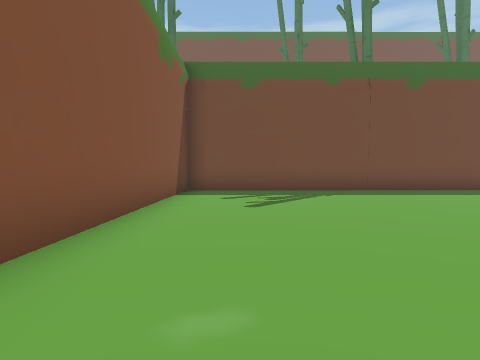
View 1 (above)

23 first-person views from a walk through a Unity game level. The camera is 1.3 m above the floor, tilts 2° down and sees 75° across. The floor is counted in squares, 2 m on a side. Each view is taken from the middle of a square. On the plan, view 1 faces up. The plan holds only what a view shows up to about 10 squares ahead; the rest is blank. The place goes on beyond the plan. The player is left out.

View 2
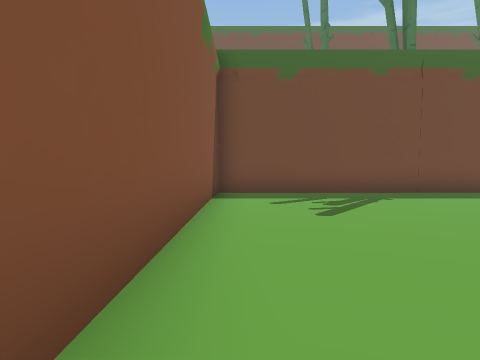

View 3
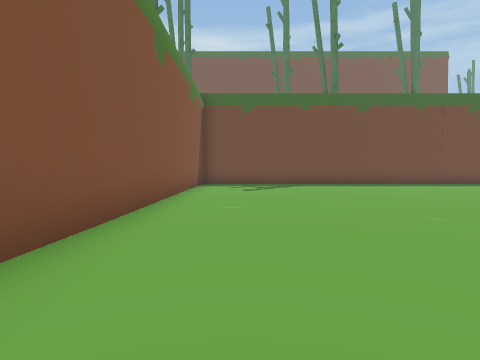

View 4
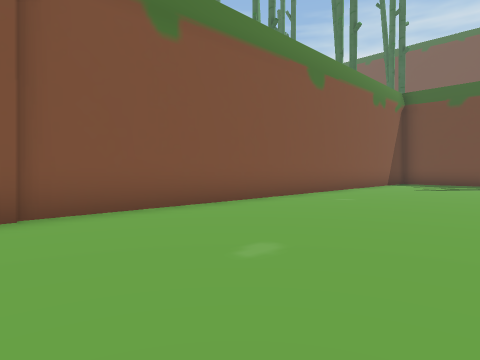

View 5
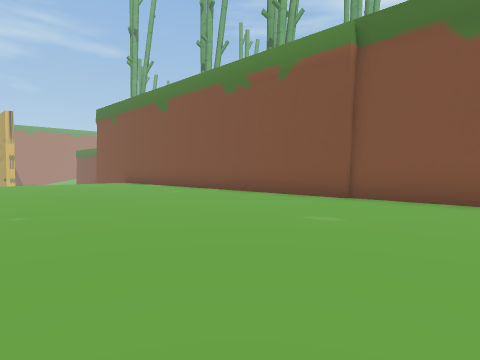

View 6
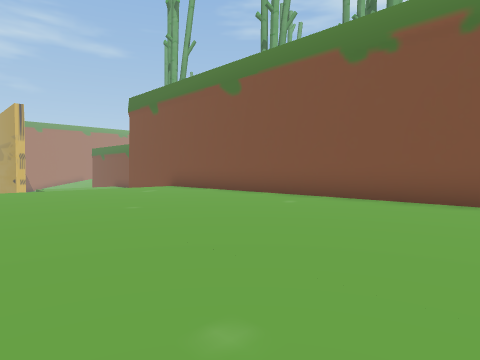

View 7
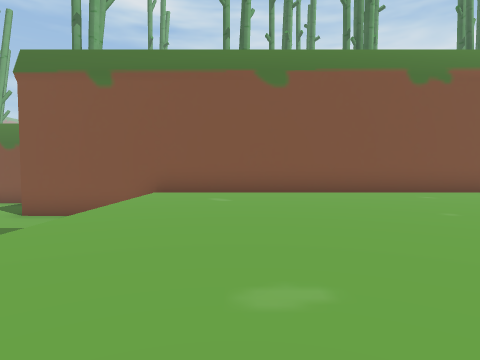

View 8
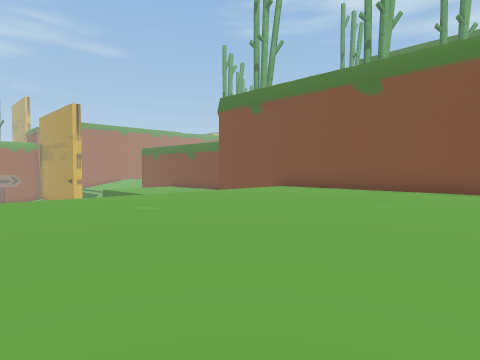

View 9
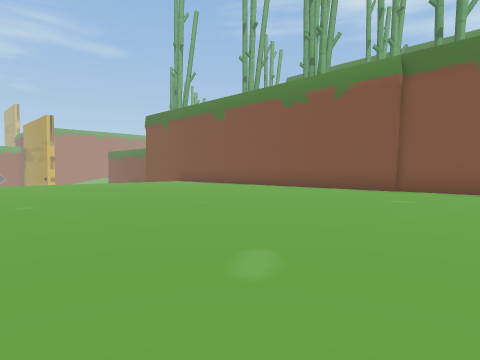

View 10
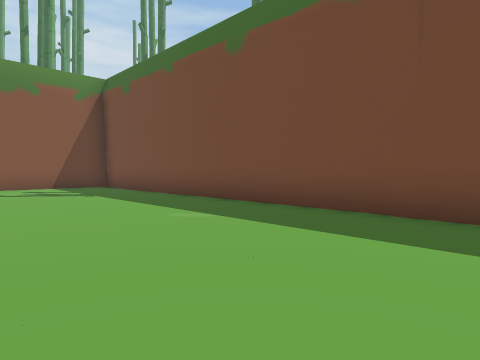

View 11
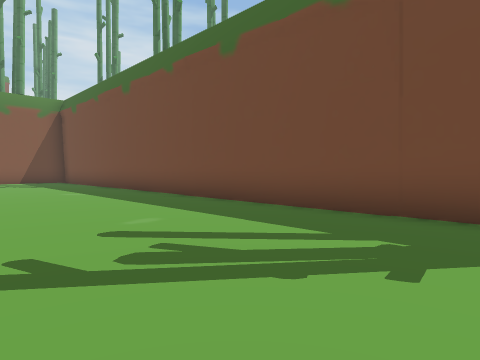

View 12
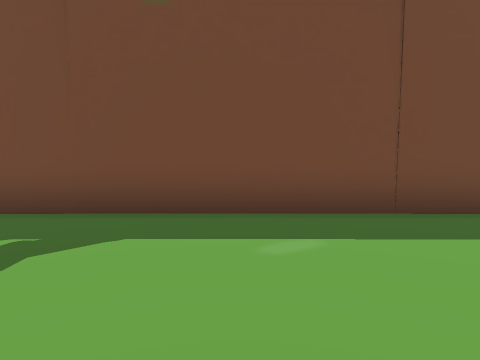

View 13
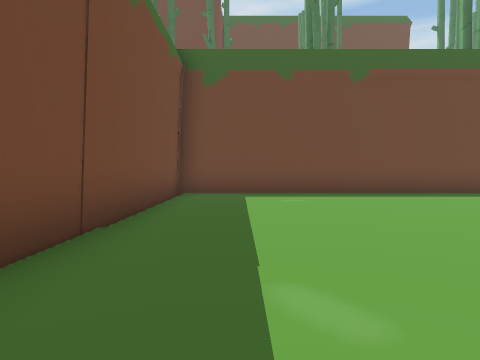

View 14
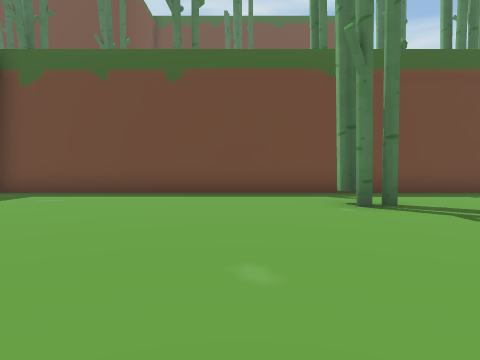

View 15
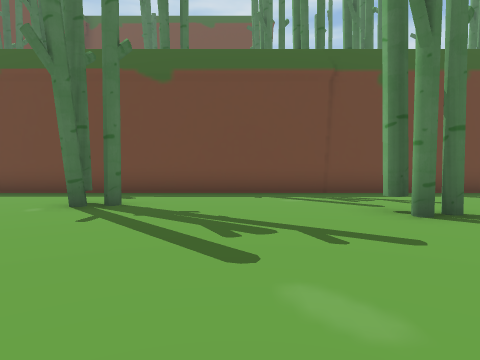

View 16
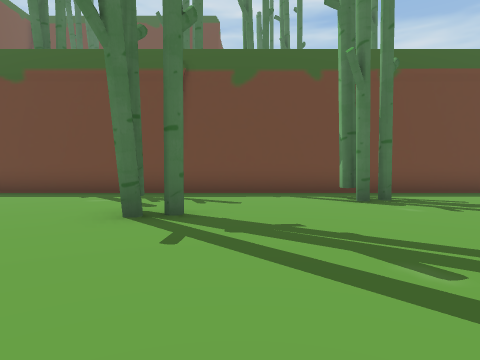

View 17
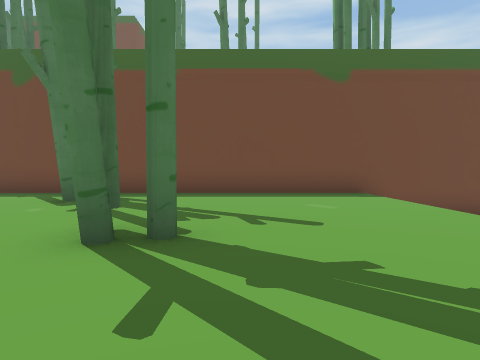

View 18
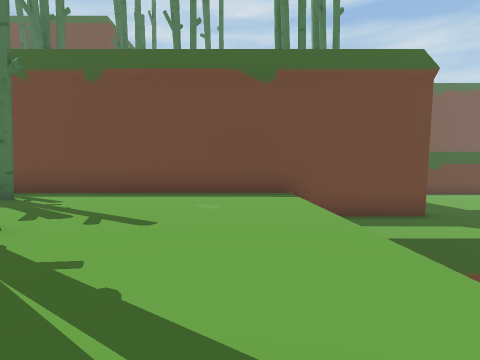

View 19
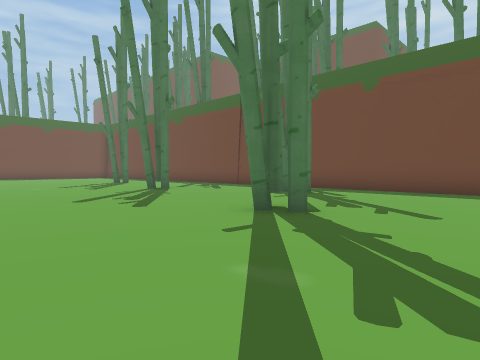

View 20
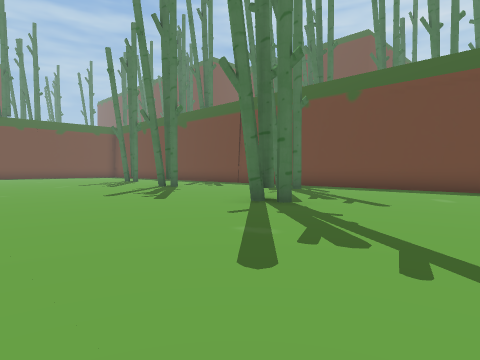

View 21
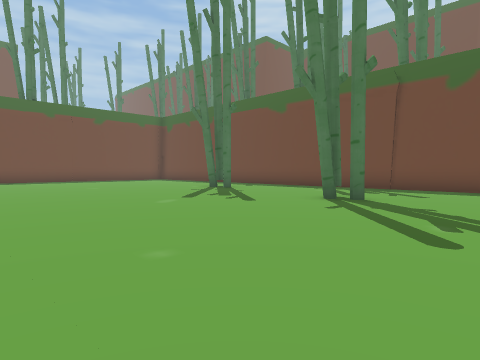

View 22
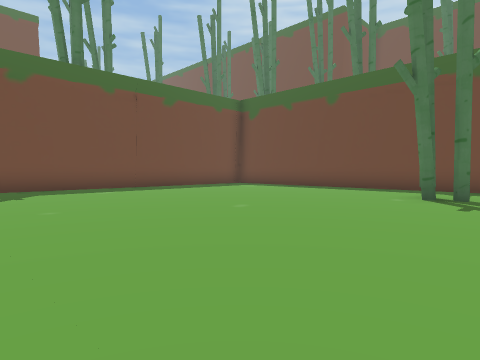

View 23
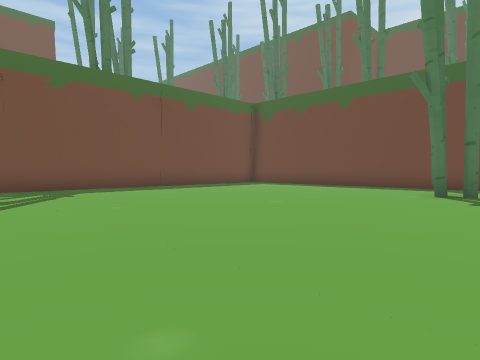

### Floor plan
Key: @ floor where view 1 was taken; # wall or solid block; . floor; ^ raised ledge; v drop or lower ground.
Columns run from 2 left of view 1 to 24 right of it. Each row starts with its distance up from view 1.
 10 ###########################
  9 #.........................#
  8 #.........................#
  7 #.........................#
  6 #.........................#
  5 #.........................#
  4 #........      ...........#
  3 #.......      ............#
  2 #.......      ............#
  1 #......       .........#..#
  0 #.@...        ............#
 -1 #..........   ............#
 -2 #..........     ..........#
 -3 #..........     ..........#
 -4 #..........    ...........#
 -5 #..........    .......#...#
 -6 #.........     ...........#
 -7 #.........     ...........#
 -8 #..........    .........#.#
 -9 #..........     ........#.#
-10 #..........     ..........#
-11 #..........    .....#.....#
-12 #..........    ...........#
-13 #.........     ...........#
-14 #.........     ...........#
-15 #.........     ...........#
-16 ^                         ^
-17 ^                      vvv^
-18 #vv                    vvv^

Where each view was taken, in squares from view 1:
view 1: 0 up, 0 right, facing up
view 2: 1 up, 1 left, facing up
view 3: 4 down, 0 right, facing up
view 4: 5 down, 3 right, facing up-left
view 5: 1 down, 5 right, facing down-left
view 6: 5 down, 5 right, facing down-left
view 7: 13 down, 7 right, facing left
view 8: 8 down, 8 right, facing down-left
view 9: 1 down, 8 right, facing down-left
view 10: 5 up, 10 right, facing up-left
view 11: 5 up, 15 right, facing up-left
view 12: 5 up, 16 right, facing up
view 13: 8 up, 15 right, facing right
view 14: 3 up, 15 right, facing right
view 15: 2 down, 15 right, facing right
view 16: 6 down, 15 right, facing right
view 17: 12 down, 15 right, facing right
view 18: 14 down, 15 right, facing right
view 19: 14 down, 14 right, facing up-right
view 20: 15 down, 13 right, facing up-right
view 21: 8 down, 13 right, facing up-right
view 22: 1 down, 13 right, facing up-right
view 23: 1 down, 12 right, facing up-right
